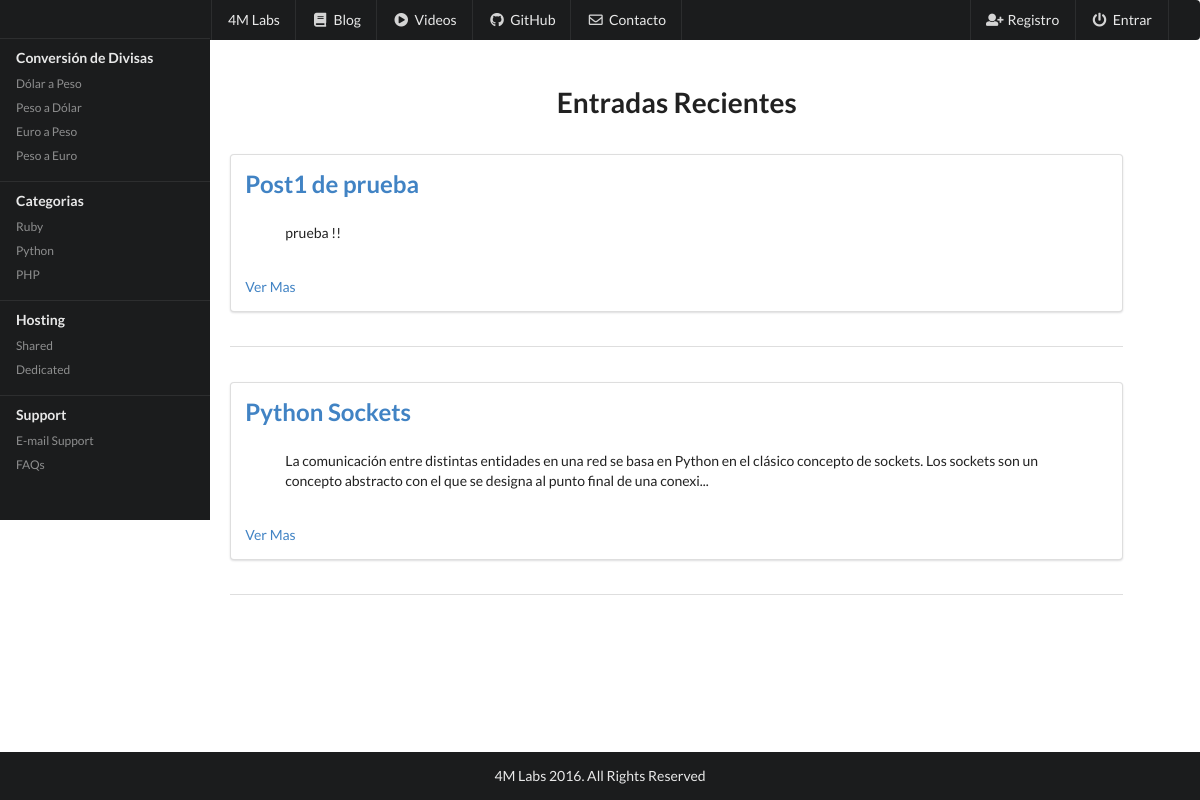
/posts/, run on an earlier commit of the app's database.
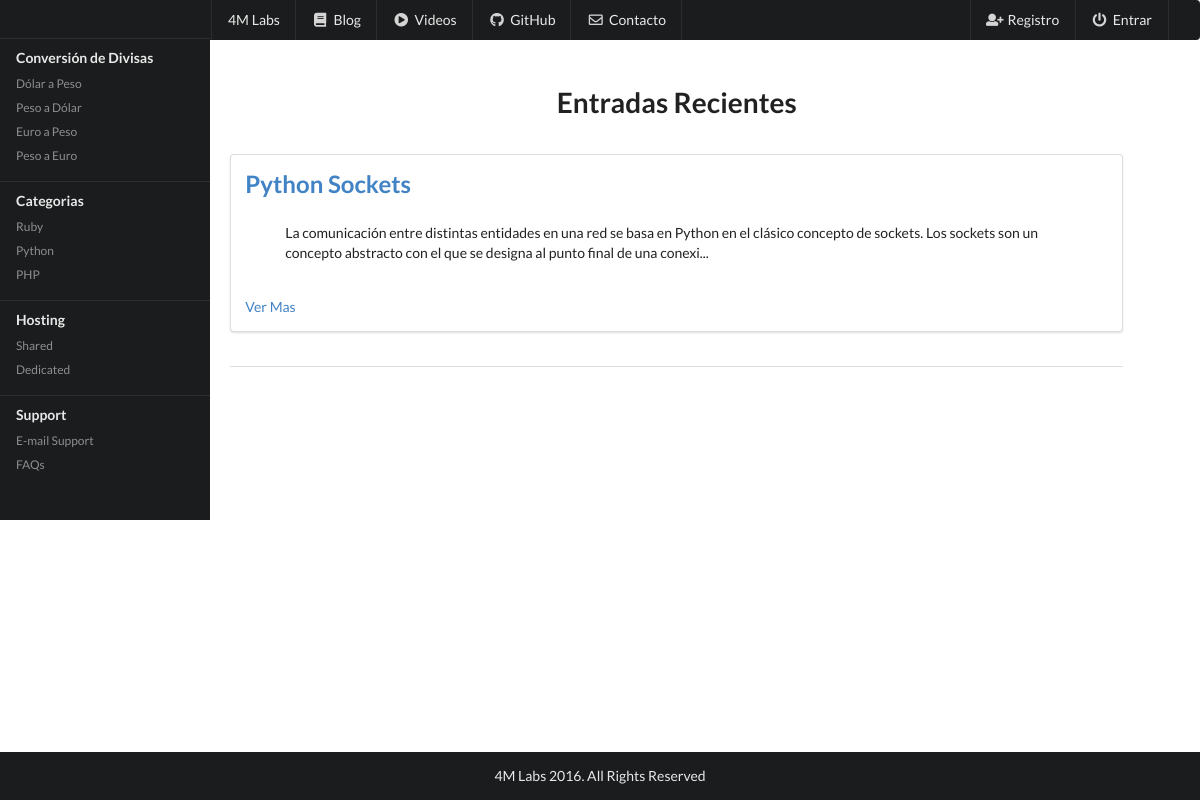
And on a later commit of the database.
### blog/models.py (models this page shows, shortened)
class Post(models.Model):
	title = models.CharField(max_length=120)
	content = models.TextField()
	updated = models.DateTimeField(auto_now=True, auto_now_add=False)
	timestamp = models.DateTimeField(auto_now=False, auto_now_add=True)
	def get_absolute_url(self):
		return reverse('posts:detail', kwargs={'id': self.id})

### blog/views.py (the view)
def post_list(request, deleted=False):
	posts = Post.objects.all().order_by("-timestamp")
	context = {
		'title': prompt + 'blog',
		'posts': posts
	}
	return render(request, "post_list.html", context)

### templates/post_list.html (shortened to what this page needs)
{% extends "base.html" %}
{% block content %}
		<br>
		<h1 class="ui center aligned header">Entradas Recientes</h1>
		<br>
	{% for post in posts %}
		<div class="five wide column">
			<div class="ui segment">
			  		<h2 class="ui floated header"><a href='{{ post.get_absolute_url }}'>{{ post.title }}</a></h2>
			  		<br>
			  		<br>
					{% if post.content|length < 500 %}
					<blockquote>{{ post.content|linebreaks}}</blockquote>
					<br>
					{% else %}
					<blockquote>{{ post.content|linebreaks|truncatechars:200 }} </blockquote>
					<br>
					{% endif %}
					<a href='{{ post.get_absolute_url }}'>Ver Mas</a>
			</div>
		</div>
		<br>
		  <div class="ui divider"></div>
		<br>
	{% endfor %}
{% endblock %}

What changed in the data, as far as the page shows it:
removed Post: title "Post1 de prueba", content "prueba !!"
